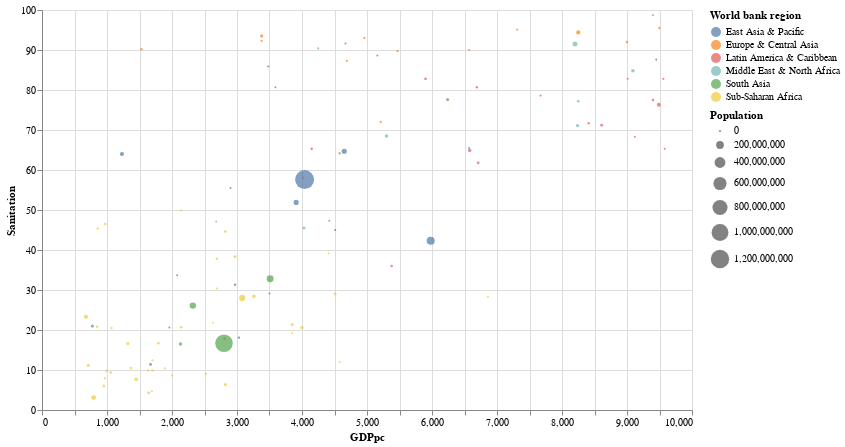

The notebook cell this image was saved under:
### Code cell
slider = alt.binding_range(min=2000, max=2022, step=1, name='Year ')
selector = alt.selection_point(
    name="SelectorName",
    fields=['Year'],
    bind=slider,
    value=[{'Year': 2001}]
)

graph = alt.Chart(gapcombo).mark_circle().encode(
    x='GDPpc:Q',
    y='Sanitation:Q',
    tooltip='country:N',
    size='Population:Q',
    color='World bank region:N' # many other choices
    #opacity=alt.condition(brush, alt.value(0.75), alt.value(0.20)),
    #fillOpacity=alt.condition(brush2, alt.value(0.75), alt.value(0.20))
).add_params(
    selector
).transform_filter(
    selector
).properties(
    width=650,
    height=400
)

graph

### Figure 1 — Vega-Lite specification as saved in the notebook (floating-point values rounded to 4 significant figures; data arrays with more than 128 entries replaced by an {"elided": "..."} marker saying what was removed)
{"config": {"view": {"continuousWidth": 300, "continuousHeight": 300}}, "data": {"name": "data-303755beecc7014e962626ef81641a33"}, "mark": {"type": "circle"}, "encoding": {"color": {"field": "World bank region", "type": "nominal"}, "size": {"field": "Population", "type": "quantitative"}, "tooltip": {"field": "country", "type": "nominal"}, "x": {"field": "GDPpc", "type": "quantitative"}, "y": {"field": "Sanitation", "type": "quantitative"}}, "height": 400, "params": [{"name": "SelectorName", "select": {"type": "point", "fields": ["Year"]}, "bind": {"input": "range", "max": 2022, "min": 2000, "name": "Year ", "step": 1}, "value": [{"Year": 2001}]}], "transform": [{"filter": {"param": "SelectorName"}}], "width": 650, "$schema": "https://vega.github.io/schema/vega-lite/v5.17.0.json", "datasets": {"data-303755beecc7014e962626ef81641a33": {"elided": "4347 records"}}}
